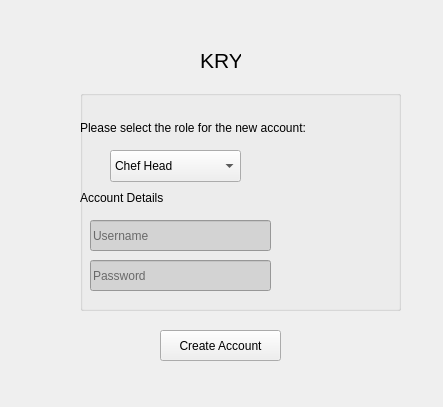
<?xml version="1.0" encoding="UTF-8"?>
<ui version="4.0">
 <class>Form</class>
 <widget class="QWidget" name="Form">
  <property name="geometry">
   <rect>
    <x>0</x>
    <y>0</y>
    <width>443</width>
    <height>407</height>
   </rect>
  </property>
  <property name="windowTitle">
   <string>Form</string>
  </property>
  <widget class="QPushButton" name="CreateButton">
   <property name="geometry">
    <rect>
     <x>160</x>
     <y>330</y>
     <width>121</width>
     <height>31</height>
    </rect>
   </property>
   <property name="text">
    <string>Create Account</string>
   </property>
  </widget>
  <widget class="QLabel" name="KryoLabel">
   <property name="geometry">
    <rect>
     <x>200</x>
     <y>50</y>
     <width>41</width>
     <height>20</height>
    </rect>
   </property>
   <property name="font">
    <font>
     <pointsize>16</pointsize>
    </font>
   </property>
   <property name="text">
    <string>KRYO</string>
   </property>
  </widget>
  <widget class="QGroupBox" name="groupBox">
   <property name="geometry">
    <rect>
     <x>80</x>
     <y>90</y>
     <width>321</width>
     <height>221</height>
    </rect>
   </property>
   <property name="title">
    <string/>
   </property>
   <widget class="QLabel" name="label">
    <property name="geometry">
     <rect>
      <x>0</x>
      <y>30</y>
      <width>261</width>
      <height>16</height>
     </rect>
    </property>
    <property name="text">
     <string>Please select the role for the new account:</string>
    </property>
   </widget>
   <widget class="QLineEdit" name="PasswordLineEdit">
    <property name="geometry">
     <rect>
      <x>10</x>
      <y>170</y>
      <width>181</width>
      <height>31</height>
     </rect>
    </property>
    <property name="styleSheet">
     <string notr="true">QLineEdit {
    background-color: #d3d3d3;
}</string>
    </property>
    <property name="placeholderText">
     <string>Password</string>
    </property>
   </widget>
   <widget class="QLineEdit" name="UsernameLineEdit">
    <property name="geometry">
     <rect>
      <x>10</x>
      <y>130</y>
      <width>181</width>
      <height>31</height>
     </rect>
    </property>
    <property name="styleSheet">
     <string notr="true">QLineEdit {
    background-color: #d3d3d3;
}</string>
    </property>
    <property name="placeholderText">
     <string>Username</string>
    </property>
   </widget>
   <widget class="QComboBox" name="AccountType">
    <property name="geometry">
     <rect>
      <x>30</x>
      <y>60</y>
      <width>131</width>
      <height>32</height>
     </rect>
    </property>
    <item>
     <property name="text">
      <string>Chef Head</string>
     </property>
    </item>
    <item>
     <property name="text">
      <string>Chef</string>
     </property>
    </item>
    <item>
     <property name="text">
      <string>Driver</string>
     </property>
    </item>
   </widget>
   <widget class="QLabel" name="label_2">
    <property name="geometry">
     <rect>
      <x>0</x>
      <y>100</y>
      <width>211</width>
      <height>16</height>
     </rect>
    </property>
    <property name="text">
     <string>Account Details</string>
    </property>
   </widget>
  </widget>
 </widget>
 <tabstops>
  <tabstop>AccountType</tabstop>
  <tabstop>PasswordLineEdit</tabstop>
  <tabstop>CreateButton</tabstop>
  <tabstop>UsernameLineEdit</tabstop>
 </tabstops>
 <resources/>
 <connections/>
</ui>
